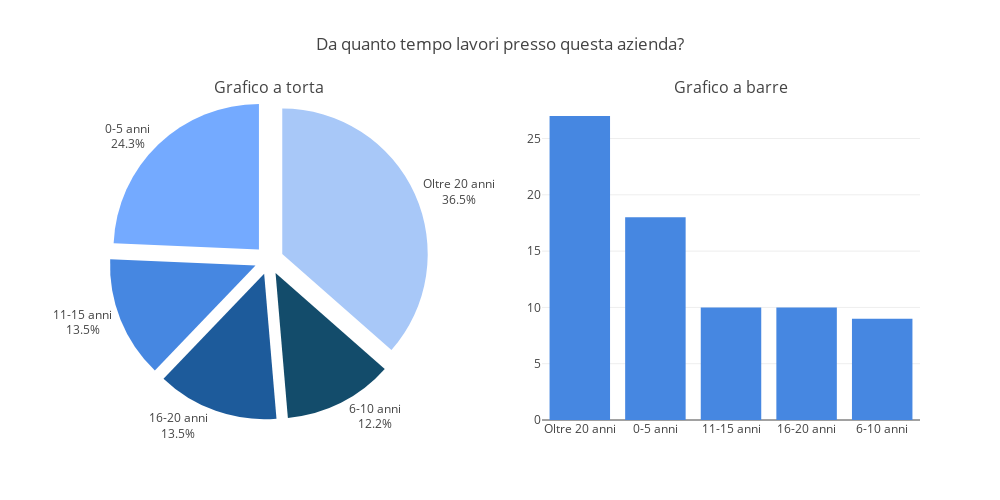

The code cell stored with this chart in its notebook:
### Code cell
import plotly.graph_objects as go
from plotly.subplots import make_subplots

def plot_fasce_anni(df):
    # Conta le frequenze di ciascuna fascia di anni
    counts = df['fascia_anni'].value_counts()

    # Crea un subplot con 1 riga e 2 colonne (grafico a torta e grafico a barre)
    fig = make_subplots(
        rows=1, cols=2, 
        subplot_titles=('Grafico a torta', 'Grafico a barre'),
        specs=[[{'type': 'pie'}, {'type': 'bar'}]]
    )

    # Aggiungi il grafico a torta con colori personalizzati
    fig.add_trace(
        go.Pie(
            labels=counts.index, 
            values=counts.values, 
            name='Da quanto tempo lavori presso questa azienda?',
            marker=dict(
                colors=['#a8c8f8', '#74aaff', '#4687e1', '#1d5b9b', '#134c6b']  # Sfumature di blu
            ),
            textinfo='percent+label',  # Mostra percentuale e etichetta
            textposition='outside',   # Posiziona il testo fuori dalla torta
            pull=[0.1, 0.1, 0.1, 0.1, 0.1],  # Leggero distacco per ogni fetta
            showlegend=False  # Nascondi la legenda per il grafico a torta
        ),
        row=1, col=1
    )

    # Aggiungi il grafico a barre con la legenda nascosta
    fig.add_trace(
        go.Bar(
            x=counts.index, 
            y=counts.values, 
            name="Distribuzione fasce di anni",
            marker=dict(color='#4687e1'),  # Colore personalizzato per le barre
            showlegend=False  # Nascondi la legenda per il grafico a barre
        ),
        row=1, col=2
    )

    # Aggiorna la disposizione per migliorare la visualizzazione
    fig.update_layout(
        title_text='Da quanto tempo lavori presso questa azienda?', 
        title_x=0.5,  # Centra il titolo orizzontalmente
        showlegend=True,  # Mostra la legenda per il grafico a torta (se desiderato)
        height=500, 
        width=1000
    )

    # Mostra il grafico
    fig.show()
        # Stampa i risultati in formato testo
    print("Distribuzione delle fasce di anni:\n")
    for fascia, conteggio in counts.items():
        percentuale = (conteggio / counts.sum()) * 100  # Calcola la percentuale
        print(f"- {fascia}: {conteggio} ({percentuale:.1f}%)")
plot_fasce_anni(df)

### Figure 1 — Plotly figure (JSON) as saved in the notebook; plotly's stock layout.template omitted (floating-point values rounded to 4 significant figures)
{"data": [{"domain": {"x": [0, 0.45], "y": [0, 1]}, "labels": ["Oltre 20 anni", "0-5 anni", "11-15 anni", "16-20 anni", "6-10 anni"], "marker": {"colors": ["#a8c8f8", "#74aaff", "#4687e1", "#1d5b9b", "#134c6b"]}, "name": "Da quanto tempo lavori presso questa azienda?", "pull": [0.1, 0.1, 0.1, 0.1, 0.1], "showlegend": false, "textinfo": "percent+label", "textposition": "outside", "type": "pie", "values": [27, 18, 10, 10, 9]}, {"marker": {"color": "#4687e1"}, "name": "Distribuzione fasce di anni", "showlegend": false, "type": "bar", "x": ["Oltre 20 anni", "0-5 anni", "11-15 anni", "16-20 anni", "6-10 anni"], "xaxis": "x", "y": [27, 18, 10, 10, 9], "yaxis": "y"}], "layout": {"annotations": [{"font": {"size": 16}, "showarrow": false, "text": "Grafico a torta", "x": 0.225, "xanchor": "center", "xref": "paper", "y": 1, "yanchor": "bottom", "yref": "paper"}, {"font": {"size": 16}, "showarrow": false, "text": "Grafico a barre", "x": 0.775, "xanchor": "center", "xref": "paper", "y": 1, "yanchor": "bottom", "yref": "paper"}], "height": 500, "showlegend": true, "title": {"text": "Da quanto tempo lavori presso questa azienda?", "x": 0.5}, "width": 1000, "xaxis": {"anchor": "y", "domain": [0.55, 1]}, "yaxis": {"anchor": "x", "domain": [0, 1]}}}
